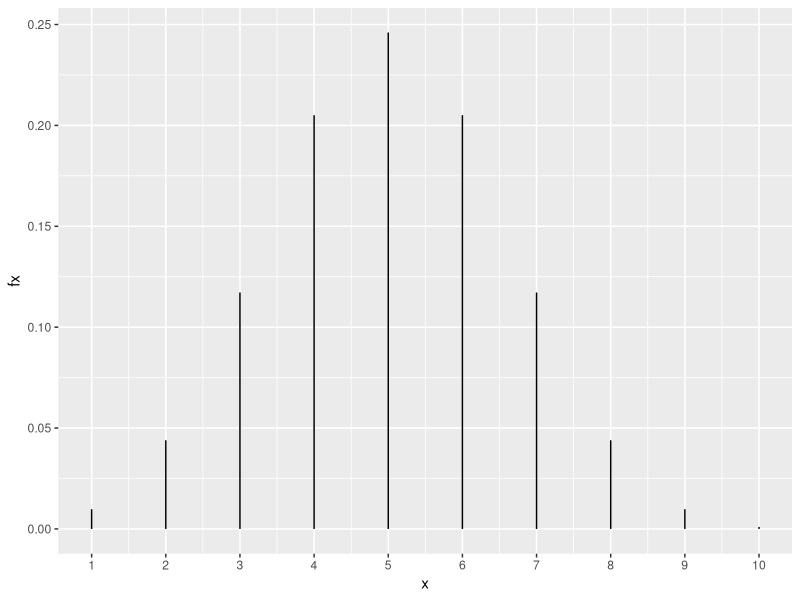
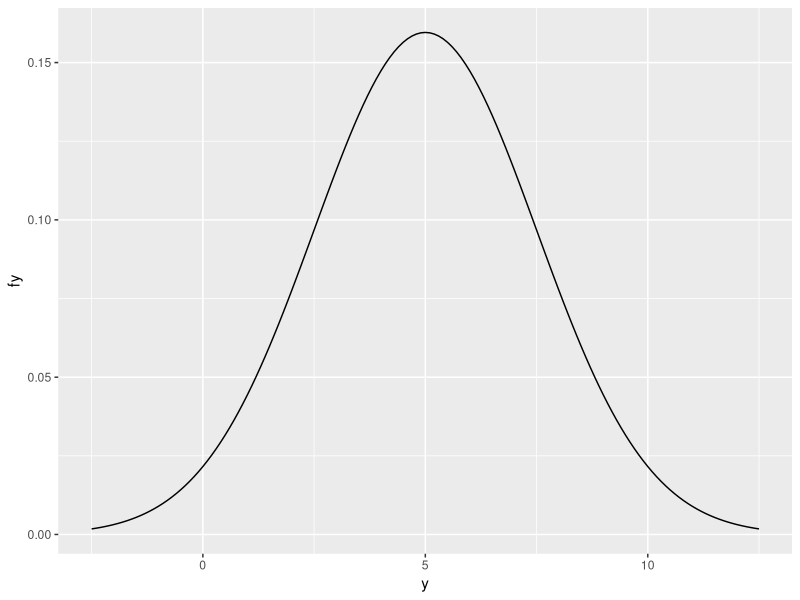
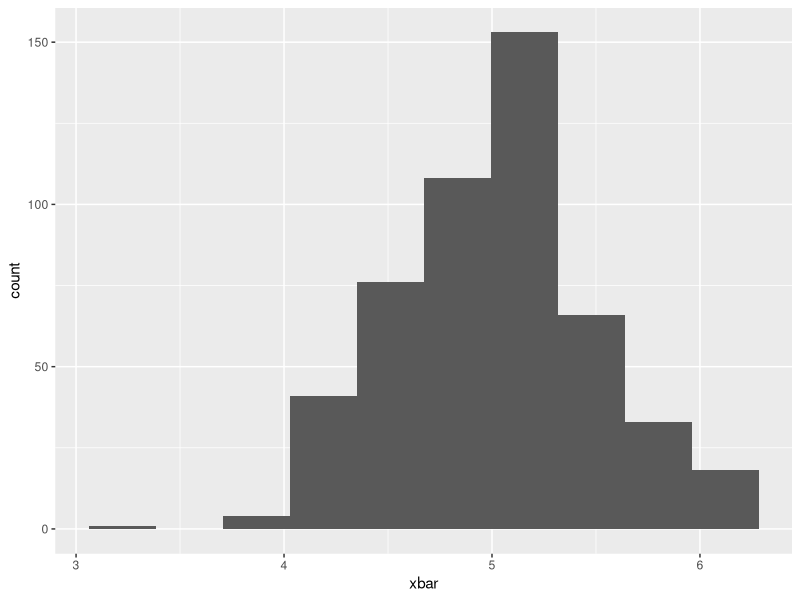
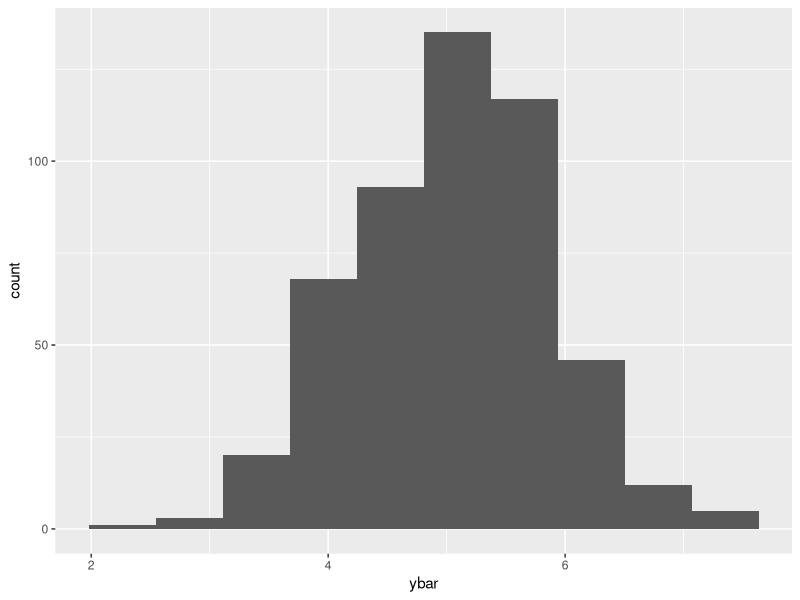
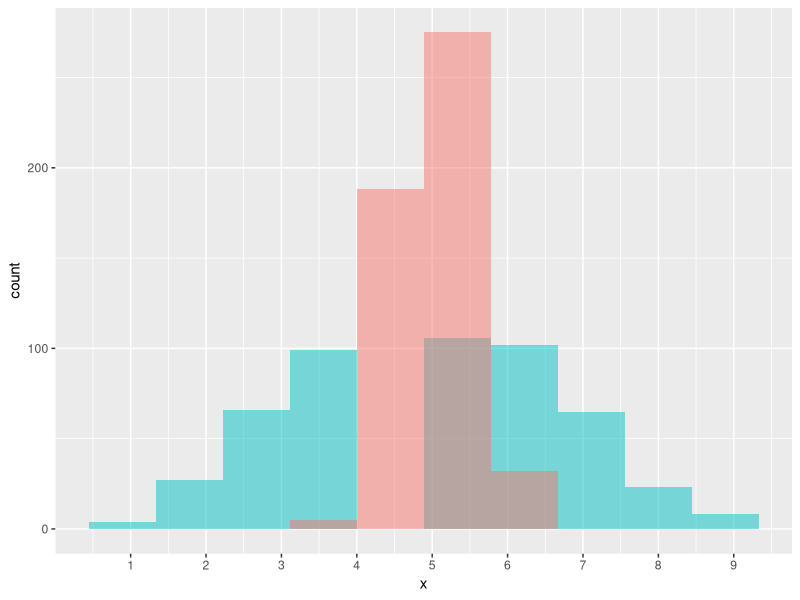
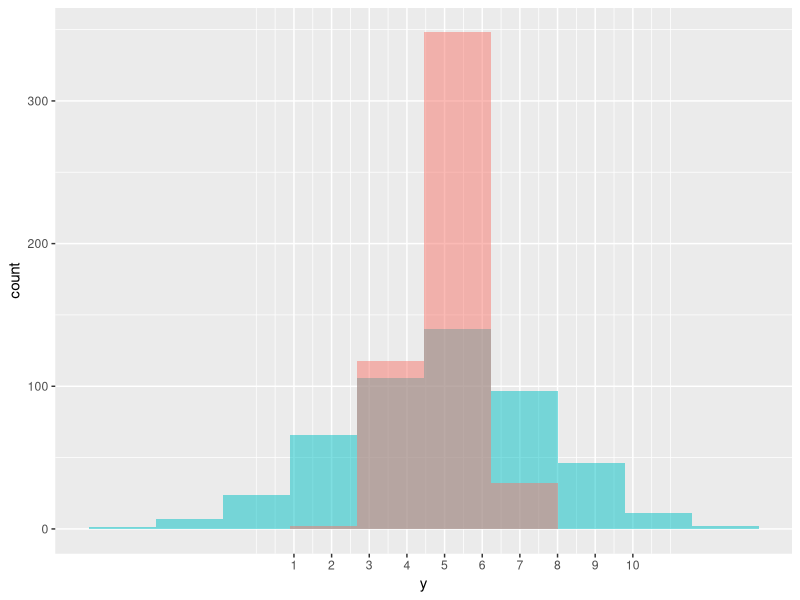

Here is the R script that generated these plots, in order:
## ---- chunk 1
library(ggplot2)
library(data.table)
## ---- chunk 2
n <- 10
p <- 0.5

x <- 1:n
fx <- dbinom(x, n, p)

dx <- data.table(x, fx)

ggplot(dx, aes(x, fx)) + 
  geom_segment(aes(x=x, xend=x, y=0, yend=fx)) +
  scale_x_continuous(breaks=1:10)
## ---- chunk 3
n <- 10
p <- 0.5

sample_1 <- rbinom(10, n, p)
sample_2 <- rbinom(10, n, p)
sample_3 <- rbinom(10, n, p)

d_binom <- data.table(sample_1, 
                      sample_2, 
                      sample_3)

d_binom <- melt(d_binom, 
                measure.vars=c('sample_1', 
                               'sample_2', 
                               'sample_3'),
                variable.name='sample_number',
                value.name='sample_outcome')

d_binom[, 
         sample_mean := mean(sample_outcome), 
        .(sample_number)]

d_binom
## ---- chunk 4
mu <- n*p
sig <- n*p*(1-p)

y <- seq(mu-3*sig, mu+3*sig, 0.1)
fy <- dnorm(y, mu, sig)

dy <- data.table(y, fy)

ggplot(dy, aes(y, fy)) +
  geom_line()
## ---- chunk 5
mu <- 5
sig <- 2.5

sample_1 <- rnorm(10, mu, sig)
sample_2 <- rnorm(10, mu, sig)
sample_3 <- rnorm(10, mu, sig)

d_norm <- data.table(sample_1, 
                     sample_2, 
                     sample_3)

d_norm <- melt(d_norm, 
               measure.vars=c('sample_1', 
                              'sample_2', 
                              'sample_3'),
               variable.name='sample_number',
               value.name='sample_outcome')

d_norm[, 
       sample_mean := mean(sample_outcome), 
       .(sample_number)]

d_norm
## ---- chunk 6
num_experiments <- 500
n <- 10
d_list <- vector("list", num_experiments)
for(i in 1:num_experiments) {
  xbar <- mean(rbinom(n, n, p))
  d_list[[i]] <- data.table(xbar=xbar, exp=i)
}
dxbar <- rbindlist(d_list)
dx <- data.table(x=rbinom(num_experiments, n, p)) 
ggplot(dxbar, aes(xbar)) +
    geom_histogram(bins=10)
## ---- chunk 7
num_experiments <- 500
n <- 10
d_list <- vector("list", num_experiments)
for(i in 1:num_experiments) {
  ybar <- mean(rnorm(n, mu, sig))
  d_list[[i]] <- data.table(ybar=ybar, exp=i)
}
dybar <- rbindlist(d_list)
dy <- data.table(y=rnorm(num_experiments, mu, sig)) 
ggplot(dybar, aes(ybar)) +
    geom_histogram(bins=10)
## ---- chunk 8
ggplot() +
  geom_histogram(data=dx, aes(x, fill='red'), bins=10, alpha=0.5) +
  geom_histogram(data=dxbar, aes(xbar, fill='blue'), bins=10, alpha=0.5) +
  scale_x_continuous(breaks=1:10) +
  theme(legend.position="None")
## ---- chunk 9
ggplot() +
    geom_histogram(data=dy, aes(y, fill='red'), bins=10, alpha=0.5) +
    geom_histogram(data=dybar, aes(ybar, fill='blue'), bins=10, alpha=0.5) +
    scale_x_continuous(breaks=1:10) +
    theme(legend.position="None")
## ---- chunk 10
# num_experiments <- 500
# n <- c(10, 20, 30)
# 
# d_list <- vector("list", num_experiments * 3)
# for(j in 1:length(n)) {
#   for(i in 1:num_experiments) {
#     xbar <- mean(rexdist(n[j]))
#     d_list[[i + num_experiments * (j-1)]] <- data.table(xbar=xbar, exp=i, n=n[j])
#   }
# }
# 
# d <- rbindlist(d_list)
# 
# g1 <- ggplot(d[n==10], aes(xbar)) +
#   geom_histogram(bins=10) +
#   xlim(1.5, 3.5) +
#   ggtitle('n=10') +
#   theme(aspect.ratio=1)
# g2 <- ggplot(d[n==20], aes(xbar)) +
#   geom_histogram(bins=10) +
#   xlim(1.5, 3.5) +
#   ggtitle('n=20') +
#   theme(aspect.ratio=1)
# g3 <- ggplot(d[n==30], aes(xbar)) +
#   geom_histogram(bins=10) +
#   xlim(1.5, 3.5) +
#   ggtitle('n=30') +
#   theme(aspect.ratio=1)
# library(gridExtra)
# grid.arrange(g1, g2, g3, ncol=3)
